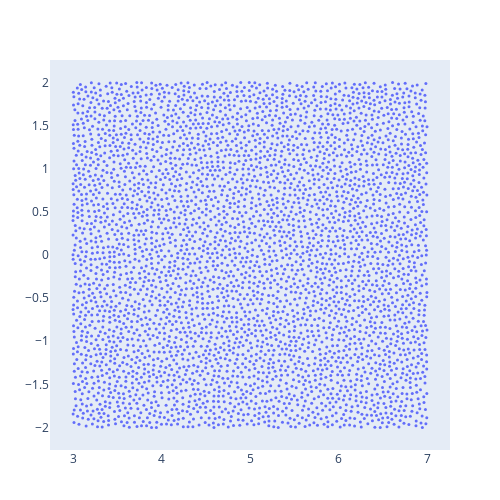

Here is the notebook cell this chart was saved with:
### Code cell
vector_of_samples = Poisson_disk_sampling(;width=4.0, height=4.0, radius=0.05, k=30)
#perform a translation of the default rectangle [0, width] x [0, height] to [3, 3+]x  [-2, -2+height]
xcoords = [p[1] for p in vector_of_samples] .+ 3.0
ycoords = [p[2] for p in vector_of_samples] .- 2.0  
fig2 = Plot(scatter(x=xcoords, y=ycoords, mode="markers", marker_size=3), 
            Layout(width=500, height=500, 
                   xaxis_showgrid=false, yaxis_showgrid=false,
                   xaxis_zeroline=false, yaxis_zeroline=false ))
display(fig2)

### Figure 1 — Plotly figure (JSON) as saved in the notebook; plotly's stock layout.template omitted (floating-point values rounded to 4 significant figures; data arrays with more than 128 entries replaced by an {"elided": "..."} marker saying what was removed)
{"data": [{"marker": {"size": 3}, "mode": "markers", "type": "scatter", "x": {"elided": "3948 float values"}, "y": {"elided": "3948 float values"}}], "layout": {"height": 500, "margin": {"b": 50, "l": 50, "r": 50, "t": 60}, "width": 500, "xaxis": {"showgrid": false, "zeroline": false}, "yaxis": {"showgrid": false, "zeroline": false}}}
